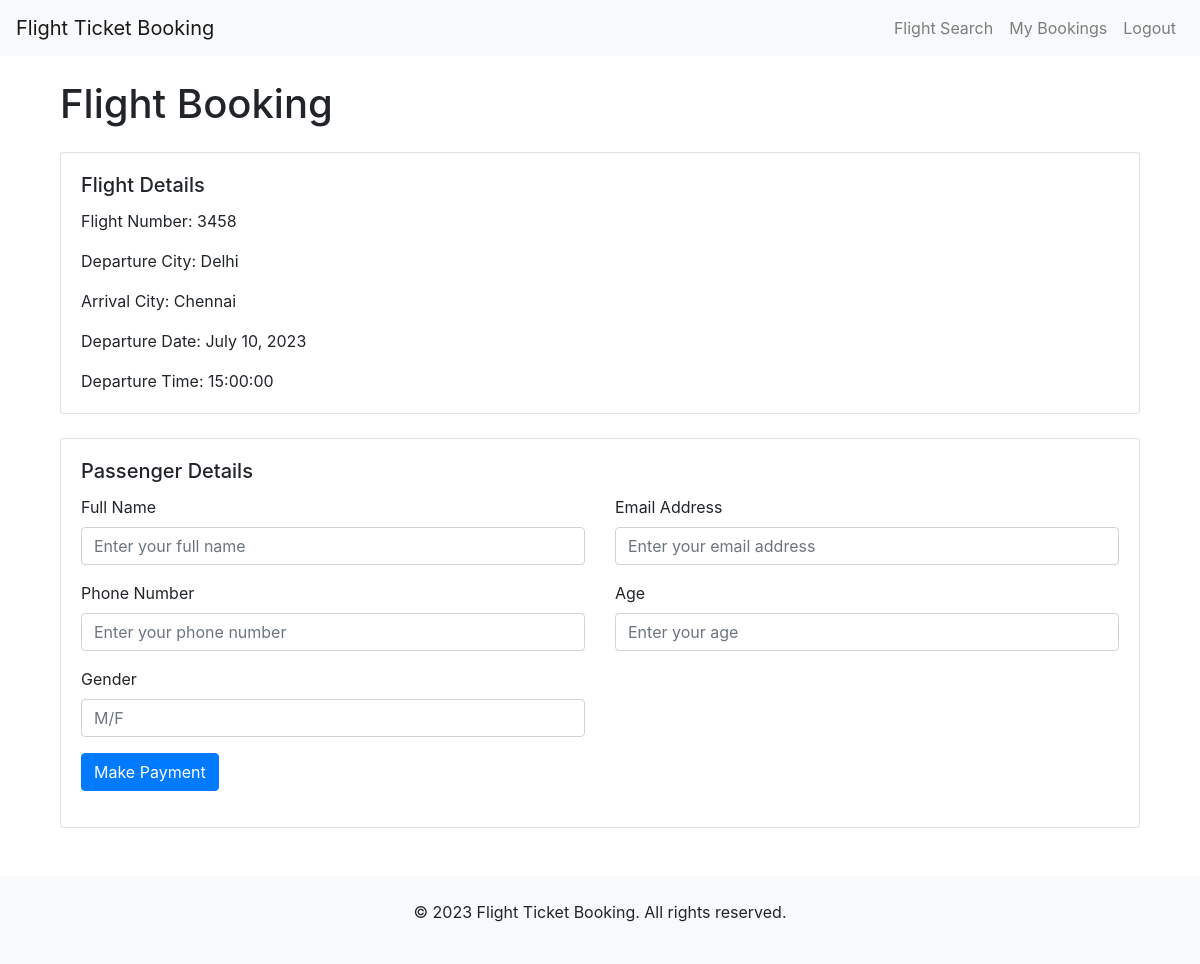
The app's page /flight/1/booking/ (signed in), older data.
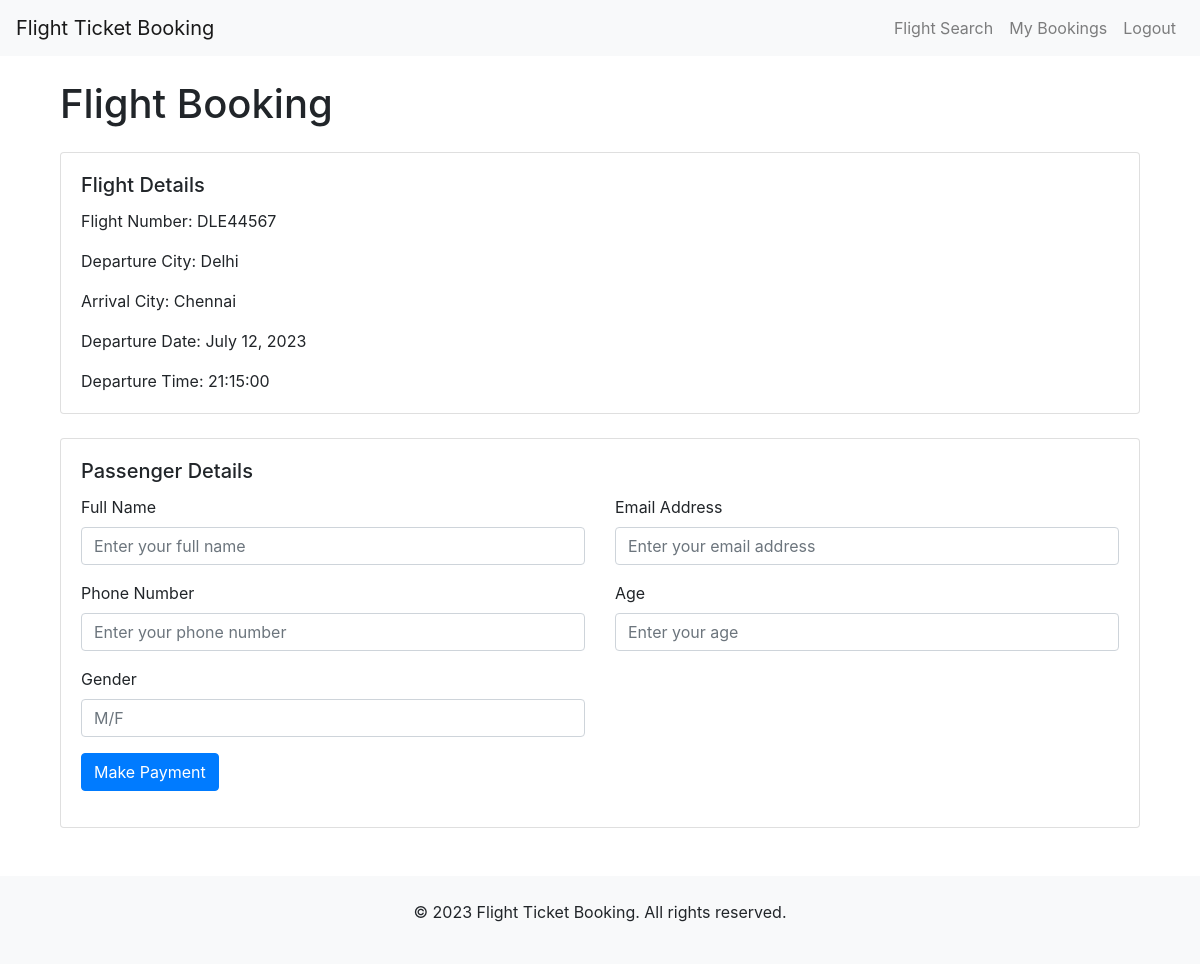
The same page, newer data.
### mainapp/models.py (models this page shows)
class Flight(models.Model):
    flight_number = models.CharField(max_length=10)
    airline = models.CharField(max_length=30)
    departure_city = models.ForeignKey(Airports, on_delete=models.SET_NULL, blank=True, null=True,
                                       related_name="departure")
    arrival_city = models.ForeignKey(Airports, on_delete=models.SET_NULL, blank=True, null=True, related_name="arrival")
    departure_date = models.DateField()
    departure_time = models.TimeField()
    arrival_date = models.DateField()
    arrival_time = models.TimeField()
    seats_count = models.IntegerField(default=60)
    fare = models.PositiveIntegerField()

class Airports(models.Model):
    airport_name = models.CharField(max_length=20)
    def __str__(self):
        return self.airport_name

### mainapp/views.py (the view, shortened to what this page needs)
# urls.py: path('flight/<int:flight_id>/booking/', views.flight_booking, name='flight_booking'),
@login_required(login_url='user_login')
def flight_booking(request, flight_id):
    flight = Flight.objects.get(id=flight_id)
    print(flight.flight_number)
    print(request.user)
    print(request.user.is_authenticated)
    print(request.method)
    return render(request, 'flight_booking.html', {'flight': flight})

### mainapp/models.py (called while the page is built)
    def __str__(self):
        return self.name

### mainapp/templates/flight_booking.html (shortened to what this page needs)
{% extends 'base_2.html' %}
{% block content %}
<div class="container mt-4">
  <h1 class="mb-4">Flight Booking</h1>
  <div class="card mb-4">
    <div class="card-body">
      <h5 class="card-title">Flight Details</h5>
      <p class="card-text">Flight Number: {{ flight.flight_number }}</p>
      <p class="card-text">Departure City: {{ flight.departure_city }}</p>
      <p class="card-text">Arrival City: {{ flight.arrival_city }}</p>
      <p class="card-text">Departure Date: {{ flight.departure_date }}</p>
      <p class="card-text">Departure Time: {{ flight.departure_time | upper}}</p>
    </div>
  </div>
  <div class="card">
    <div class="card-body">
      <h5 class="card-title">Passenger Details</h5>
      <form method="POST" action="">
        <div class="row mb-3">
          <div class="col-md-6">
            <label for="name" class="form-label">Full Name</label>
            <input type="text" class="form-control" id="name" name="name" placeholder="Enter your full name" required>
          </div>
          <div class="col-md-6">
            <label for="email" class="form-label">Email Address</label>
            <input type="email" class="form-control" id="email" name="email" placeholder="Enter your email address" required>
          </div>
        </div>
        <div class="row mb-3">
          <div class="col-md-6">
            <label for="phone" class="form-label">Phone Number</label>
            <input type="tel" class="form-control" id="phone" name="phone" placeholder="Enter your phone number" required>
          </div>
          <div class="col-md-6">
            <label for="age" class="form-label">Age</label>
            <input type="number" class="form-control" id="age" name="age" placeholder="Enter your age" required>
          </div>
        </div>
        <div class="row mb-3">
          <div class="col-md-6">
            <label for="gender" class="form-label">Gender</label>
            <input type="text" class="form-control" id="gender" name="gender" placeholder="M/F" required>
          </div>
        </div>
        <button type="submit" class="btn btn-primary">Make Payment</button>
      </form>
    </div>
  </div>
</div>
<br><br>
{% endblock %}

Row changes from the older to the newer data that the page shows:
changed Flight "Delhi": flight_number "3458" → "DLE44567"; departure_date "July 10, 2023" → "July 12, 2023"; departure_time "15:00:00" → "21:15:00"
